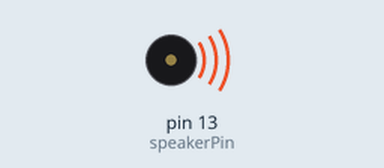
This sketch was run on a simulated Arduino Uno, built with avr-gcc and run on an emulated ATmega328P. Parts: buzzer (waves = sounding). Random numbers use the default seed unless the sketch sets one.

Above: at 0.1 s.
Timing chart, 0 to 40.0 s (numbered marks = the images above):
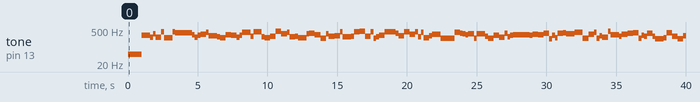

Measured:
- by itself, tone on pin 13 (speakerPin): plays 50 Hz for 1.0 s, 307 Hz for 0.40 s, 309 Hz for 0.20 s, 253 Hz for 0.20 s, 358 Hz for 0.20 s, 250 Hz for 0.40 s … (122 notes in this stretch)

The sketch:

tone.ino
```cpp
#include <TimerOne.h>

int speakerPin = 13;
int switchState = 0;
int freq = 50;
int rhythms[] = {2,1,1,1,2,1,3,1,2,2};
int rindex = 0;

void setup()
{
  pinMode(13, OUTPUT);
  Timer1.initialize(1000000); // 100000 usec = 100 msec = 0.2 sec
  Timer1.attachInterrupt( randomize );

}

void loop()
{
  tone(speakerPin,freq );
}

void randomize()
{
  freq = random(220, 440);
  Timer1.setPeriod(200000 * rhythms[rindex]);
  rindex++;
  rindex %= 10;
}
```
